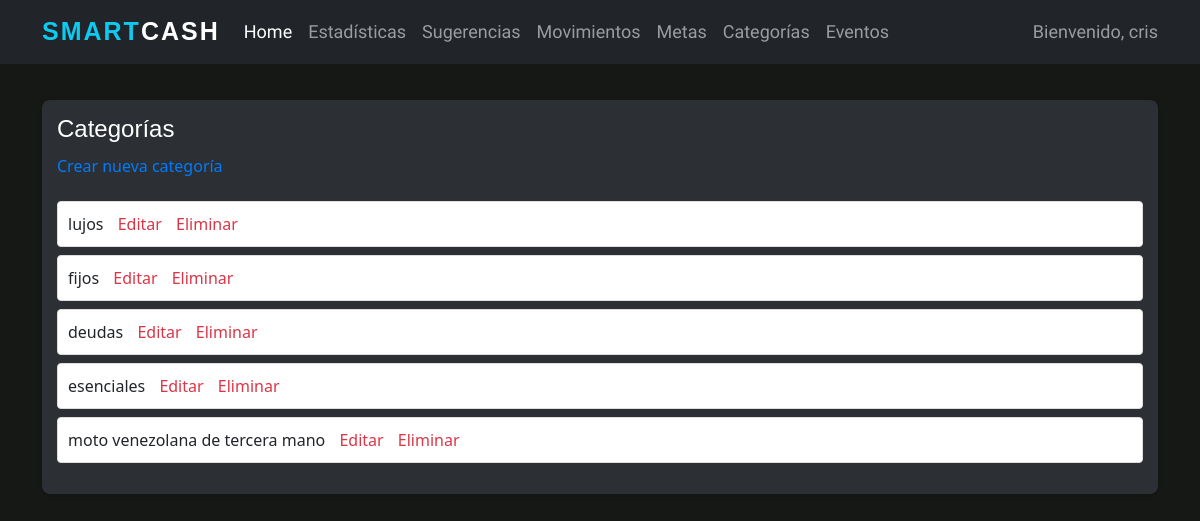
/categories/ (signed in), run on an earlier commit of the app's database.
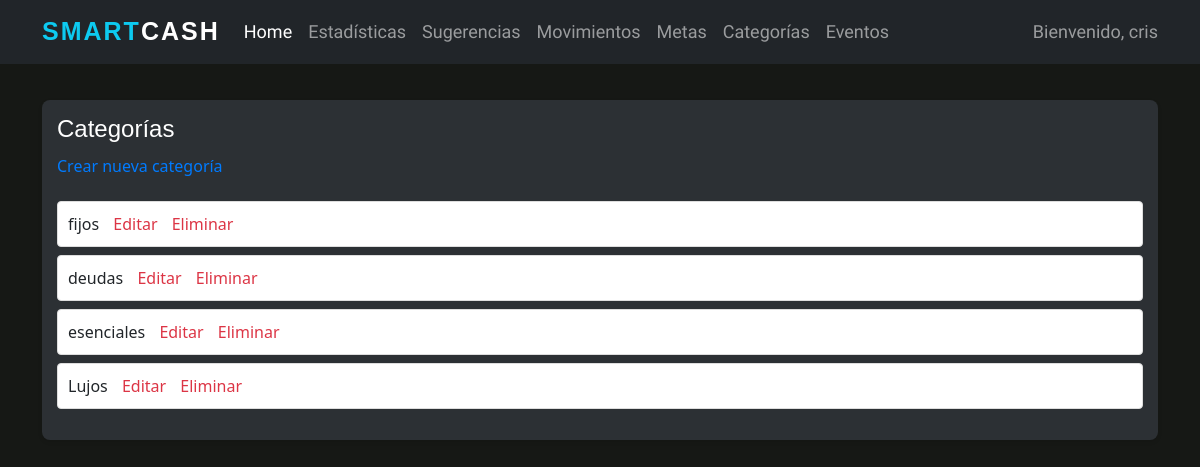
And on a later commit of the database.
### wallet/models.py (models this page shows, shortened)
class Categoria(models.Model):
    nombre = models.CharField(max_length=50)
    usuario = models.ForeignKey(User, on_delete=models.CASCADE)

### wallet/views.py (the view)
# urls.py: path('categories/', wallet_views.categoria_list, name='categoria_list'),  # Nueva URL para listar categorías
def categoria_list(request):
    categorias = Categoria.objects.filter(usuario=request.user)
    return render(request, 'registration/categoria_list.html', {'categorias': categorias})

### wallet/templates/registration/categoria_list.html
{% extends 'base.html' %}
{% block content %}
<div class="categoria-container">
    <h2 class="categoria-title">Categorías</h2>
    <a class="categoria-create-link" href="{% url 'categoria_create' %}">Crear nueva categoría</a>
    <ul class="categoria-list">
        {% for categoria in categorias %}
            <li class="categoria-item">
                {{ categoria.nombre }}
                <a class="categoria-edit-link" href="{% url 'categoria_update' categoria.pk %}">Editar</a>
                <a class="categoria-delete-link" href="{% url 'categoria_delete' categoria.pk %}">Eliminar</a>
            </li>
        {% endfor %}
    </ul>
</div>
{% endblock %}

What changed in the data, as far as the page shows it:
removed Categoria: nombre "lujos"
removed Categoria: nombre "moto venezolana de tercera mano"
added Categoria: nombre "Lujos"
